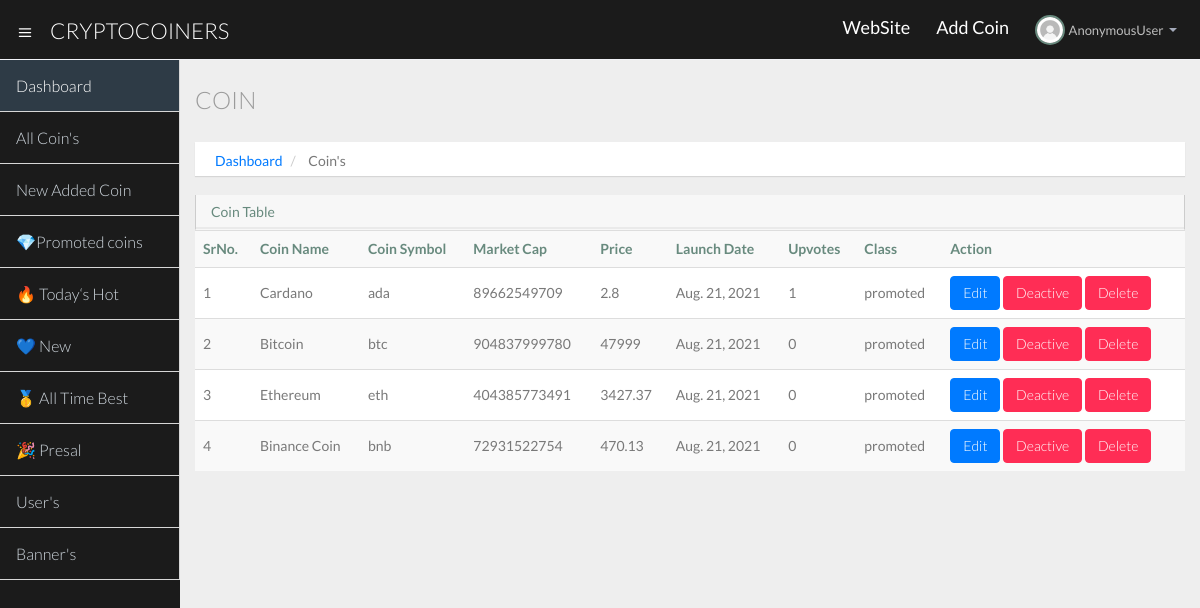
/promoted/, run on an earlier commit of the app's database.
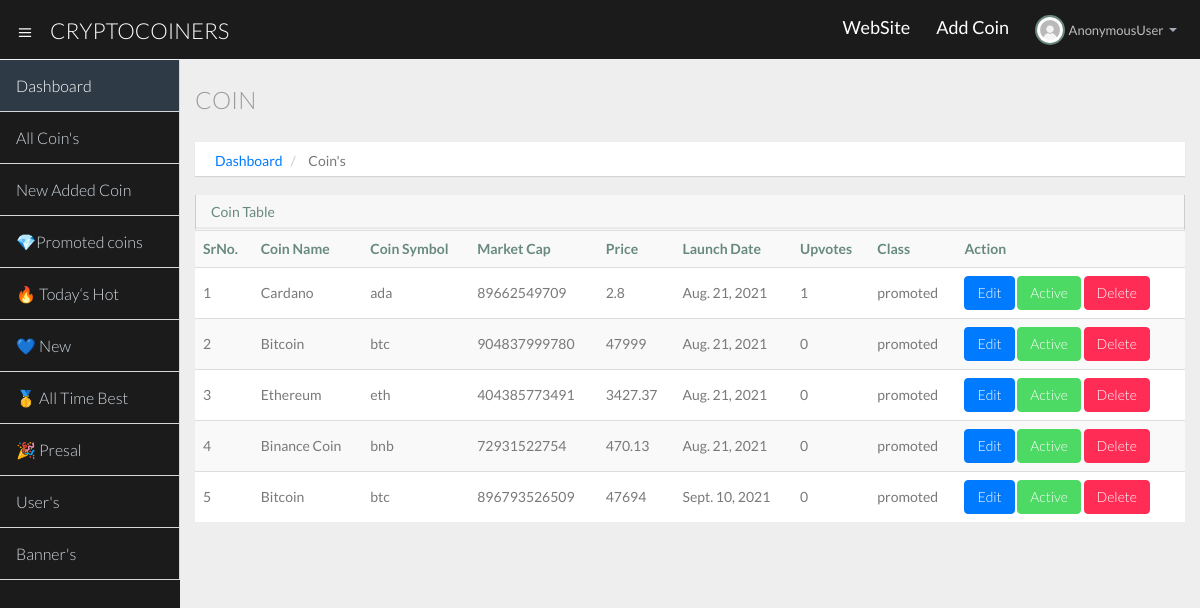
And on a later commit of the database.
### cryptocoinersite/models.py (models this page shows, shortened)
class Coin(models.Model):
    id = models.AutoField(primary_key=True)
    user = models.CharField(max_length=20)
    coin_id = models.CharField(max_length=200)
    coin_name = models.CharField(max_length=200)
    coin_symbol = models.CharField(max_length=200)
    coin_discription = models.CharField(max_length=800)
    coin_dis = models.CharField(max_length=800)
    market_cap = models.CharField(max_length=200)
    h1 = models.CharField(max_length=200)
    h24 = models.CharField(max_length=200)
    price = models.CharField(max_length=200)
    launch_date = models.DateField((""), auto_now=False, auto_now_add=False)
    website = models.CharField(max_length=200)
    telegram = models.CharField(max_length=200)
    twitter = models.CharField(max_length=200)
    discord = models.CharField(max_length=200)
    reddit = models.CharField(max_length=200)
    logo = models.CharField(max_length=200)
    additional_info = models.CharField(max_length=800)
    vote = models.IntegerField(default=0)
    image = models.CharField(max_length=900)
    post_date = models.DateTimeField(auto_now_add=True, blank=True)
    class_type = models.CharField(max_length= 100)
    coin_status =models.BooleanField(default=False)

### adminsite/views.py (the view)
# urls.py: path('promoted/', views.promoted, name='promoted'),
def promoted(request):
    allcoin = Coin.objects.filter(class_type='promoted')
    return render(request, 'adminsite/coin.html'  ,{'allcoin':allcoin})

### templates/adminsite/coin.html (shortened to what this page needs)
{% extends 'adminsite/basic.html' %}
{% block body %}
{% load static %}
<section id="main-content">
    <section class="wrapper">
        <div class="row">
            <div class="col-lg-12">
                <h3 class="page-header"> Coin</h3>
                <ol class="breadcrumb">
                    <li><a href="/dashboard">Dashboard</a></li>
                    <li>Coin's</li>
                </ol>
            </div>
        </div>
        <div class="row">
            <div class="col-lg-12">
                <section class="panel">
                    <header class="panel-heading">
                        Coin Table
                    </header>
                    <table class="table table-striped table-advance table-hover">
                        <tbody>
                            <tr>
                                <th> SrNo.</th>
                                <th> Coin Name</th>
                                <th> Coin Symbol</th>
                                <th> Market Cap</th>
                                <th> Price </th>
                                <th> Launch Date </th>
                                <th> Upvotes </th>
                                <th> Class </th>
                                <th> Action</th>
                            </tr>
                            {% if allcoin %}
                            {% for coin in allcoin %}
                            <tr>
                                <td>{{forloop.counter}}</td>
                                <td>{{coin.coin_name}}</td>
                                <td>{{coin.coin_symbol}}</td>
                                <td>{{coin.market_cap}}</td>
                                <td>{{coin.price}}</td>
                                <td>{{coin.launch_date}}</td>
                                <td>{{coin.vote}}</td>
                                <td>{{coin.class_type}}</td>
                                <td>
                                    <div class="">
                                         <a class="btn btn-primary" href="{% url 'update' coin.id %}">Edit</a>
                                        {% if coin.coin_status %}
                                        <a class="btn btn-success" href="{% url 'status' coin.id %}">Active</a>
                                        {% else %}
                                        <a class="btn btn-danger" href="{% url 'status' coin.id %}">Deactive</a>
                                        {% endif %}
                                        <a class="btn btn-danger" href="{% url 'delete' coin.id %}">Delete</a>
                                    </div>
                                </td>
                            </tr>
                            {% endfor %}
                            {% else %}
                            <tr>
                                <td class="text-center">no record found.</td>
                            </tr>
                            {% endif %}
                        </tbody>
                    </table>
                </section>
            </div>
        </div>
    </section>
</section>
{% endblock body %}

### templates/adminsite/basic.html (shortened to what this page needs)
<!DOCTYPE html>
<html lang="en">
<head>
    {% load static %}
    <link href="{% static 'cassets/css/bootstrap-theme.css' %}" rel="stylesheet">
    <link href="{% static 'cassets/css/elegant-icons-style.css' %}" rel="stylesheet" />
    <link href="{% static 'cassets/css/style.css' %}" rel="stylesheet">
    <link href="{% static 'cassets/css/style-responsive.css' %}" rel="stylesheet" />
</head>
<body>
    <section id="container" class="">
        <header class="header dark-bg">
            <div class="toggle-nav">
                <div class="icon-reorder tooltips" data-original-title="" data-placement="bottom"><i
                        class="icon_menu"></i>
                </div>
            </div>
            <a href="/dashboard" class="logo">CryptoCoiners </a>
            <div class="top-nav notification-row">
                <ul class="nav pull-right top-menu">
                    <li>
                        <a href="/" style="color:white;"> WebSite</a>
                    </li>
                    <li>
                        <a href="/addcoin" style="color:white;"> Add Coin</a>
                    </li>
                    <li class="dropdown">
                        <a data-toggle="dropdown" class="dropdown-toggle" href="#">
                            <span class="profile-ava">
                                <img alt="" src="{% static 'cassets/img/profile.jpg' %}" width="30px" hight="30px">
                            </span>
                            <span class="username">{{request.user}}</span>
                            <b class="caret"></b>
                        </a>
                    </li>
                </ul>
            </div>
        </header>
        <aside>
            <div id="sidebar" class="nav-collapse ">
                <ul class="sidebar-menu">
                    <li class="active">
                        <a class="" href="/dashboard">
                            <i class=""></i>
                            <span>Dashboard</span>
                        </a>
                    </li>
                    <li>
                        <a class="" href="/allcoin">
                            <i class=""></i>
                            <span>All Coin's</span>
                        </a>
                    </li>
                    <li>
                        <a class="" href="/newcoin">
                            <i class=""></i>
                            <span>New Added Coin</span>
                        </a>
                    </li>
                    <li>
                        <a class="" href="/promoted">
                            <i class=""></i>
                            <span>💎Promoted coins</span>
                        </a>
                    </li>
                    <li>
                        <a class="" href="/today">
                            <i class=""></i>
                            <span>🔥 Today‘s Hot</span>
                        </a>
                    </li>
                    <li>
                        <a class="" href="/newcoins">
                            <i class=""></i>
                            <span>💙 New</span>
                        </a>
                    </li>
                    <li>
                        <a class="" href="/alltimebest">
                            <i class=""></i>
                            <span>🥇 All Time Best</span>
                        </a>
                    </li>
                    <li>
                        <a class="" href="/presal">
                            <i class=""></i>
                            <span>🎉 Presal</span>
                        </a>
                    </li>
                    <li>
                        <a class="" href="/users">
                            <i class=""></i>
                            <span>User's</span>
                        </a>
                    </li>
                    <li>
                        <a class="" href="/adds">
                            <i class=""></i>
                            <span>Banner's</span>
                        </a>
                    </li>
                </ul>
            </div>
        </aside>
        {% block body %}
        {% endblock body %}
    </section>
</body>
</html>

What changed in the data, as far as the page shows it:
changed Coin "Cardano": coin_status "Deactive" → "Active"
changed Coin (number 2 of 5 on the later page): coin_status "Deactive" → "Active"
changed Coin "Ethereum": coin_status "Deactive" → "Active"
changed Coin "Binance Coin": coin_status "Deactive" → "Active"
added Coin: coin_name "Bitcoin", coin_symbol "btc", market_cap "896793526509", price "47694", launch_date "Sept. 10, 2021", vote "0", class_type "promoted", coin_status "Active"
